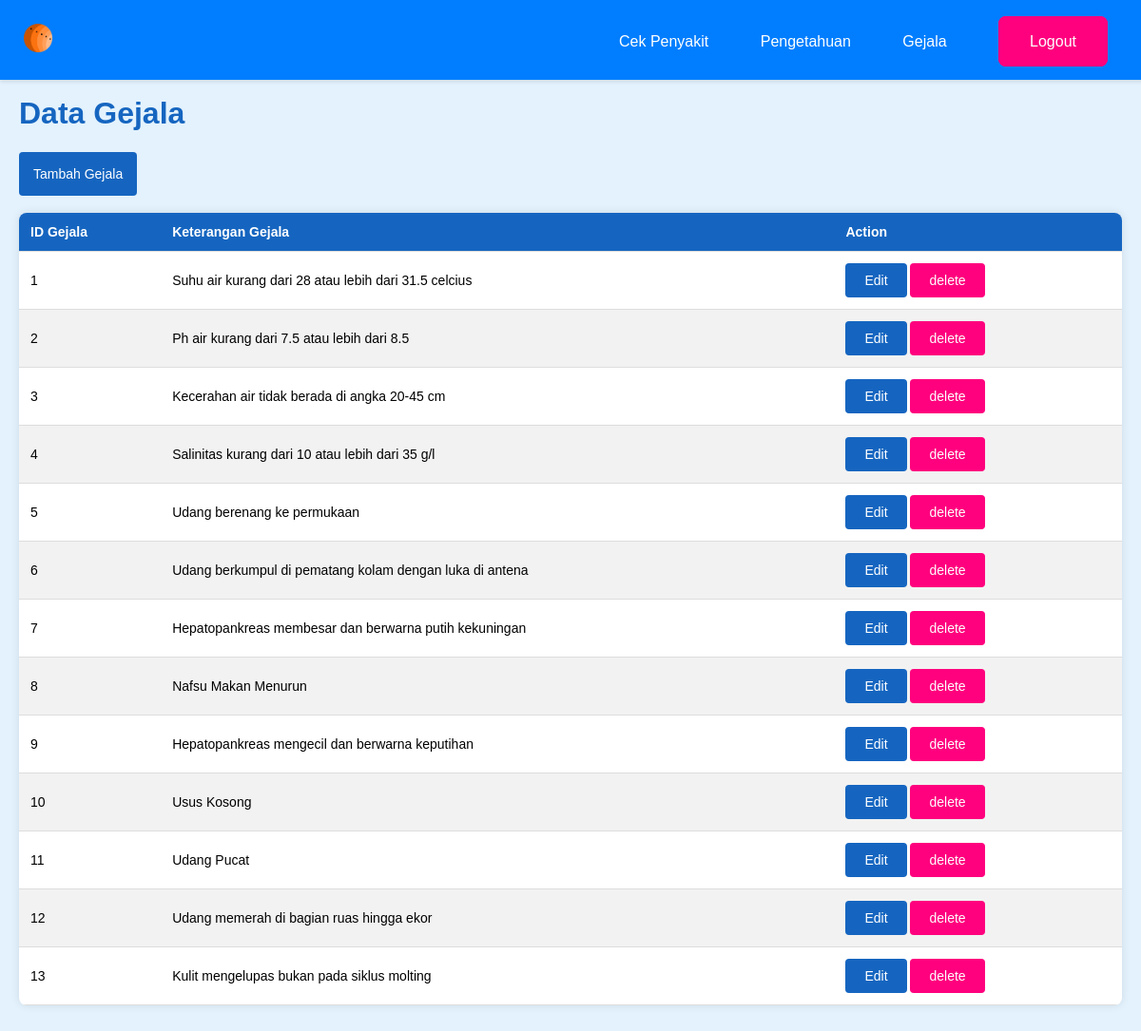
Screenshot of /gejala/view.php (signed in) with the database file from the repository.
### tables this page shows
CREATE TABLE `gejala` (
  `id_gejala` int(12) NOT NULL,
  `nama_gejala` varchar(100) NOT NULL
);

### gejala/view.php (the view, shortened to what this page needs)
<?php
    require '../koneksi.php';
    $sql_read = "SELECT g.id_gejala, g.nama_gejala
                FROM gejala g
                ";
    $result_read = $conn->query($sql_read);
?>
<!DOCTYPE html>
<html lang="en">
<head>
</head>
<body>
    <div class="header">
        <div class="logo">
            <a href="../index.php">
                <img src="../assets/logo.png" alt="Logo">
            </a>
        </div>
        <div class="menu">
            <a href="../cek_penyakit.php">Cek Penyakit</a>
            <a href="../pengetahuan/view.php">Pengetahuan</a>
            <a href="../gejala/view.php">Gejala</a>
            <a href="../logout.php" id="logout">Logout</a>
        </div>
    </div>
    <div id="container">
        <h1>Data Gejala</h1>
        <a href="create.php" class="button" id="add">Tambah Gejala</a>
        <br><br>
        <table>
            <thead>
                <tr>
                    <th>ID Gejala</th>
                    <th>Keterangan Gejala</th>
                    <th>Action</th>
                </tr>
            </thead>
            <tbody>
                <?php
                        if ($result_read->num_rows > 0) {
                            while ($row = $result_read->fetch_assoc()) {
                                echo "<tr>";
                                echo "<td>" . $row["id_gejala"] . "</td>";
                                echo "<td>" . $row["nama_gejala"] . "</td>";
                                echo "<td><a href='edit.php?id=".$row['id_gejala']."' class='button'>Edit</a>
                                    <a href='delete.php?id=".$row['id_gejala']."' class='button' id='delete'>delete </a></td>
                                ";
                                echo "</tr>";
                            }
                        } else {
                            echo "Tidak ada data gejala";
                        }
                ?>
            </tbody>
        </table>
    </div>
</body>
</html>

### gejala/view.php (style rules this page uses)
body { background-color: #e3f2fd; margin: 0; font-family: Arial, sans-serif; }
#container { font-family: Arial, sans-serif; margin: 0; padding: 20px; margin-top:60px; }
h1 { color: #1565c0; }
table { width: 100%; border-collapse: collapse; margin-bottom: 20px; background-color: #fff; border-radius: 8px; overflow: hidden; box-shadow: 0 0 10px rgba(0, 0, 0, 0.1); font-size: 14px; }
th, td { padding: 12px; text-align: left; border-bottom: 1px solid #ddd; }
th { background-color: #1565c0; color: #fff; }
tr:nth-child(even) { background-color: #f2f2f2; }
.button { background-color: #1565c0; color: #fff; border: none; padding: 10px 20px; text-align: center; text-decoration: none; display: inline-block; border-radius: 4px; cursor: pointer; transition: background-color 0.3s; }
#add { padding: 15px; font-size: 14px; }
#delete { background-color: #ff007e; color: white; }
.header { position: fixed; top: 0; left: 0; width: 100%; background-color: #007eff; color: white; padding: 25px; box-shadow: 0 2px 4px rgba(0,0,0,0.1); z-index: 1000; display: flex; justify-content:space-between; }
.logo { float: left; }
img { width: 30px; height: 30px; }
.menu { float: right; margin-right: 5%; color: #ffffff; padding-top: 10px; }
.menu a { text-decoration: none; color: white; padding-top: 40px; padding-bottom: 31px; padding-left: 25px; padding-right: 25px; margin: 0; }
#logout { padding: 15px 30px; background-color: #ff007e; color: white; border-radius: 8px; border-style: solid; border-color: #ff007e; border-width: 3px; margin-left: 25px; }

### rows the page displays
gejala: id_gejala "1", nama_gejala "Suhu air kurang dari 28 atau lebih dari 31.5 celcius"
gejala: id_gejala "2", nama_gejala "Ph air kurang dari 7.5 atau lebih dari 8.5"
gejala: id_gejala "3", nama_gejala "Kecerahan air tidak berada di angka 20-45 cm"
gejala: id_gejala "4", nama_gejala "Salinitas kurang dari 10 atau lebih dari 35 g/l"
gejala: id_gejala "5", nama_gejala "Udang berenang ke permukaan"
gejala: id_gejala "6", nama_gejala "Udang berkumpul di pematang kolam dengan luka di antena"
gejala: id_gejala "7", nama_gejala "Hepatopankreas membesar dan berwarna putih kekuningan"
gejala: id_gejala "8", nama_gejala "Nafsu Makan Menurun"
gejala: id_gejala "9", nama_gejala "Hepatopankreas mengecil dan berwarna keputihan"
gejala: id_gejala "10", nama_gejala "Usus Kosong"
gejala: id_gejala "11", nama_gejala "Udang Pucat"
gejala: id_gejala "12", nama_gejala "Udang memerah di bagian ruas hingga ekor"
gejala: id_gejala "13", nama_gejala "Kulit mengelupas bukan pada siklus molting"
